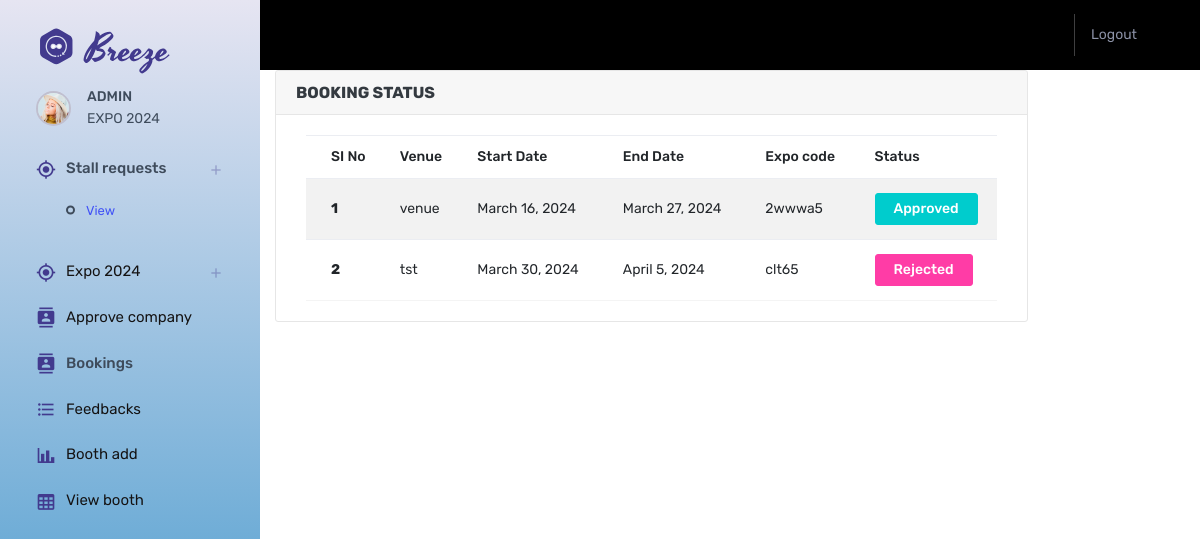
Screenshot of /bookings with the database file from the repository.
### Expo_app/models.py (models this page shows, shortened)
class OnlineForm(models.Model):
    user = models.ForeignKey(Company, on_delete=models.CASCADE)
    expo_code = models.ForeignKey(CreateExpo, on_delete=models.CASCADE)
    status = models.IntegerField(default=0)
    name = models.CharField(max_length=20)

class CreateExpo(models.Model):
    venue = models.TextField(max_length=100)
    layout = models.FileField()
    start_date = models.DateField()
    end_date = models.DateField()
    expo_code = models.CharField(max_length=6)

### Expo_app/admin_view.py (the view)
# urls.py: path('bookings',admin_view.bookings,name='bookings'),
def bookings(request):
    data = OnlineForm.objects.all()
    return render(request,'admin/bookstatus.html',{"data":data})

### templates/admin/bookstatus.html (shortened to what this page needs)
{% extends 'admin_dash.html' %}
{% block content %}
<div class="col-lg-10">
    <div class="card">
        <div class="card-header">
            <strong class="card-title">BOOKING STATUS </strong>
        </div>
        <div class="card-body">
            <table class="table table-striped">
                <thead>
                <tr>
                    <th scope="col">SI No</th>
                    <th scope="col">Venue</th>
                    <th scope="col">Start Date</th>
                    <th scope="col">End Date</th>
                    <th scope="col">Expo code</th>
                    <th scope="col">Status</th>
                </tr>
                </thead>
                <tbody>
                {% for n in data %}
                <tr>
                    <th scope="row">{{forloop.counter}}</th>
                    <td>{{n.expo_code.venue}}</td>
                    <td>{{n.expo_code.start_date}}</td>
                    <td>{{n.expo_code.end_date}}</td>
                    <td>{{n.expo_code.expo_code}}</td>
                 <td>
                        {% if n.status == 0 %}
                        <a type="button" class="btn btn-success" href="{% url 'approve_appointment' n.id %} ">Accept</a>
                        <form action="{% url 'reject_appointment' n.id %}" method="post" style="display: inline;"
                              onsubmit="window.mytest()">
                            {% csrf_token %}
                            <input type="hidden" value="{{ n.id }}"/>
                            <button class="btn btn-danger">Reject</Button>
                        </form>
                        {% elif n.status == 1 %}
                        <button type="button" class="btn btn-success">Approved</button>
                        {% else %}
                        <button type="button" class="btn btn-danger">Rejected</button>
                        {% endif %}
                    </td>
                </tr>
                {% empty %}
                <tr>
                    <td colspan="7"><h3>No Results Found</h3></td>
                </tr>
                {% endfor %}
                </tbody>
            </table>
        </div>
    </div>
</div>
{% endblock %}

### rows the page displays
OnlineForm: expo_code.venue "venue", expo_code.start_date "March 16, 2024", expo_code.end_date "March 27, 2024", expo_code.expo_code "2wwwa5", status "Approved"
OnlineForm: expo_code.venue "tst", expo_code.start_date "March 30, 2024", expo_code.end_date "April 5, 2024", expo_code.expo_code "clt65", status "Rejected"
